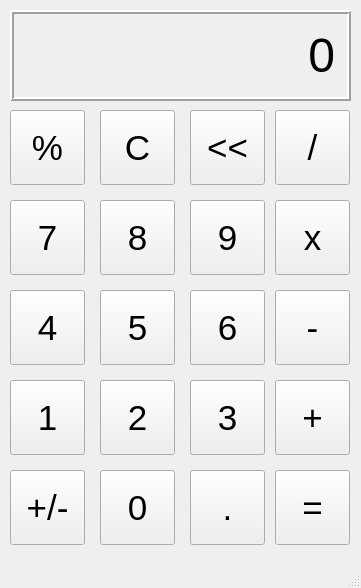
<?xml version="1.0" encoding="UTF-8"?>
<ui version="4.0">
 <class>MainWindow</class>
 <widget class="QMainWindow" name="MainWindow">
  <property name="geometry">
   <rect>
    <x>0</x>
    <y>0</y>
    <width>361</width>
    <height>588</height>
   </rect>
  </property>
  <property name="windowTitle">
   <string>Calculator</string>
  </property>
  <widget class="QWidget" name="centralwidget">
   <widget class="QLabel" name="outputLabel">
    <property name="geometry">
     <rect>
      <x>10</x>
      <y>10</y>
      <width>341</width>
      <height>91</height>
     </rect>
    </property>
    <property name="font">
     <font>
      <pointsize>36</pointsize>
     </font>
    </property>
    <property name="frameShape">
     <enum>QFrame::Box</enum>
    </property>
    <property name="frameShadow">
     <enum>QFrame::Raised</enum>
    </property>
    <property name="lineWidth">
     <number>2</number>
    </property>
    <property name="text">
     <string>0</string>
    </property>
    <property name="alignment">
     <set>Qt::AlignRight|Qt::AlignTrailing|Qt::AlignVCenter</set>
    </property>
    <property name="margin">
     <number>10</number>
    </property>
   </widget>
   <widget class="QPushButton" name="percentButton">
    <property name="geometry">
     <rect>
      <x>10</x>
      <y>110</y>
      <width>75</width>
      <height>75</height>
     </rect>
    </property>
    <property name="font">
     <font>
      <pointsize>26</pointsize>
     </font>
    </property>
    <property name="text">
     <string>%</string>
    </property>
   </widget>
   <widget class="QPushButton" name="cButton">
    <property name="geometry">
     <rect>
      <x>100</x>
      <y>110</y>
      <width>75</width>
      <height>75</height>
     </rect>
    </property>
    <property name="font">
     <font>
      <pointsize>26</pointsize>
     </font>
    </property>
    <property name="text">
     <string>C</string>
    </property>
   </widget>
   <widget class="QPushButton" name="arrowButton">
    <property name="geometry">
     <rect>
      <x>190</x>
      <y>110</y>
      <width>75</width>
      <height>75</height>
     </rect>
    </property>
    <property name="font">
     <font>
      <pointsize>26</pointsize>
     </font>
    </property>
    <property name="text">
     <string>&lt;&lt;</string>
    </property>
   </widget>
   <widget class="QPushButton" name="divideButton">
    <property name="geometry">
     <rect>
      <x>275</x>
      <y>110</y>
      <width>75</width>
      <height>75</height>
     </rect>
    </property>
    <property name="font">
     <font>
      <pointsize>26</pointsize>
     </font>
    </property>
    <property name="text">
     <string>/</string>
    </property>
   </widget>
   <widget class="QPushButton" name="multiplyButton">
    <property name="geometry">
     <rect>
      <x>275</x>
      <y>200</y>
      <width>75</width>
      <height>75</height>
     </rect>
    </property>
    <property name="font">
     <font>
      <pointsize>26</pointsize>
     </font>
    </property>
    <property name="text">
     <string>x</string>
    </property>
   </widget>
   <widget class="QPushButton" name="nineButton">
    <property name="geometry">
     <rect>
      <x>190</x>
      <y>200</y>
      <width>75</width>
      <height>75</height>
     </rect>
    </property>
    <property name="font">
     <font>
      <pointsize>26</pointsize>
     </font>
    </property>
    <property name="text">
     <string>9</string>
    </property>
   </widget>
   <widget class="QPushButton" name="sevenButton">
    <property name="geometry">
     <rect>
      <x>10</x>
      <y>200</y>
      <width>75</width>
      <height>75</height>
     </rect>
    </property>
    <property name="font">
     <font>
      <pointsize>26</pointsize>
     </font>
    </property>
    <property name="text">
     <string>7</string>
    </property>
   </widget>
   <widget class="QPushButton" name="eightButton">
    <property name="geometry">
     <rect>
      <x>100</x>
      <y>200</y>
      <width>75</width>
      <height>75</height>
     </rect>
    </property>
    <property name="font">
     <font>
      <pointsize>26</pointsize>
     </font>
    </property>
    <property name="text">
     <string>8</string>
    </property>
   </widget>
   <widget class="QPushButton" name="minusButton">
    <property name="geometry">
     <rect>
      <x>275</x>
      <y>290</y>
      <width>75</width>
      <height>75</height>
     </rect>
    </property>
    <property name="font">
     <font>
      <pointsize>26</pointsize>
     </font>
    </property>
    <property name="text">
     <string>-</string>
    </property>
   </widget>
   <widget class="QPushButton" name="sixButton">
    <property name="geometry">
     <rect>
      <x>190</x>
      <y>290</y>
      <width>75</width>
      <height>75</height>
     </rect>
    </property>
    <property name="font">
     <font>
      <pointsize>26</pointsize>
     </font>
    </property>
    <property name="text">
     <string>6</string>
    </property>
   </widget>
   <widget class="QPushButton" name="fourButton">
    <property name="geometry">
     <rect>
      <x>10</x>
      <y>290</y>
      <width>75</width>
      <height>75</height>
     </rect>
    </property>
    <property name="font">
     <font>
      <pointsize>26</pointsize>
     </font>
    </property>
    <property name="text">
     <string>4</string>
    </property>
   </widget>
   <widget class="QPushButton" name="fiveButton">
    <property name="geometry">
     <rect>
      <x>100</x>
      <y>290</y>
      <width>75</width>
      <height>75</height>
     </rect>
    </property>
    <property name="font">
     <font>
      <pointsize>26</pointsize>
     </font>
    </property>
    <property name="text">
     <string>5</string>
    </property>
   </widget>
   <widget class="QPushButton" name="addButton">
    <property name="geometry">
     <rect>
      <x>275</x>
      <y>380</y>
      <width>75</width>
      <height>75</height>
     </rect>
    </property>
    <property name="font">
     <font>
      <pointsize>26</pointsize>
     </font>
    </property>
    <property name="text">
     <string>+</string>
    </property>
   </widget>
   <widget class="QPushButton" name="threeButton">
    <property name="geometry">
     <rect>
      <x>190</x>
      <y>380</y>
      <width>75</width>
      <height>75</height>
     </rect>
    </property>
    <property name="font">
     <font>
      <pointsize>26</pointsize>
     </font>
    </property>
    <property name="text">
     <string>3</string>
    </property>
   </widget>
   <widget class="QPushButton" name="oneButton">
    <property name="geometry">
     <rect>
      <x>10</x>
      <y>380</y>
      <width>75</width>
      <height>75</height>
     </rect>
    </property>
    <property name="font">
     <font>
      <pointsize>26</pointsize>
     </font>
    </property>
    <property name="text">
     <string>1</string>
    </property>
   </widget>
   <widget class="QPushButton" name="twoButton">
    <property name="geometry">
     <rect>
      <x>100</x>
      <y>380</y>
      <width>75</width>
      <height>75</height>
     </rect>
    </property>
    <property name="font">
     <font>
      <pointsize>26</pointsize>
     </font>
    </property>
    <property name="text">
     <string>2</string>
    </property>
   </widget>
   <widget class="QPushButton" name="equalButton">
    <property name="geometry">
     <rect>
      <x>275</x>
      <y>470</y>
      <width>75</width>
      <height>75</height>
     </rect>
    </property>
    <property name="font">
     <font>
      <pointsize>26</pointsize>
     </font>
    </property>
    <property name="text">
     <string>=</string>
    </property>
   </widget>
   <widget class="QPushButton" name="decimalButton">
    <property name="geometry">
     <rect>
      <x>190</x>
      <y>470</y>
      <width>75</width>
      <height>75</height>
     </rect>
    </property>
    <property name="font">
     <font>
      <pointsize>26</pointsize>
     </font>
    </property>
    <property name="text">
     <string>.</string>
    </property>
   </widget>
   <widget class="QPushButton" name="plusminusButton">
    <property name="geometry">
     <rect>
      <x>10</x>
      <y>470</y>
      <width>75</width>
      <height>75</height>
     </rect>
    </property>
    <property name="font">
     <font>
      <pointsize>26</pointsize>
     </font>
    </property>
    <property name="text">
     <string>+/-</string>
    </property>
   </widget>
   <widget class="QPushButton" name="zeroButton">
    <property name="geometry">
     <rect>
      <x>100</x>
      <y>470</y>
      <width>75</width>
      <height>75</height>
     </rect>
    </property>
    <property name="font">
     <font>
      <pointsize>26</pointsize>
     </font>
    </property>
    <property name="text">
     <string>0</string>
    </property>
   </widget>
  </widget>
  <widget class="QMenuBar" name="menubar">
   <property name="geometry">
    <rect>
     <x>0</x>
     <y>0</y>
     <width>361</width>
     <height>21</height>
    </rect>
   </property>
  </widget>
  <widget class="QStatusBar" name="statusbar"/>
 </widget>
 <resources/>
 <connections/>
</ui>
